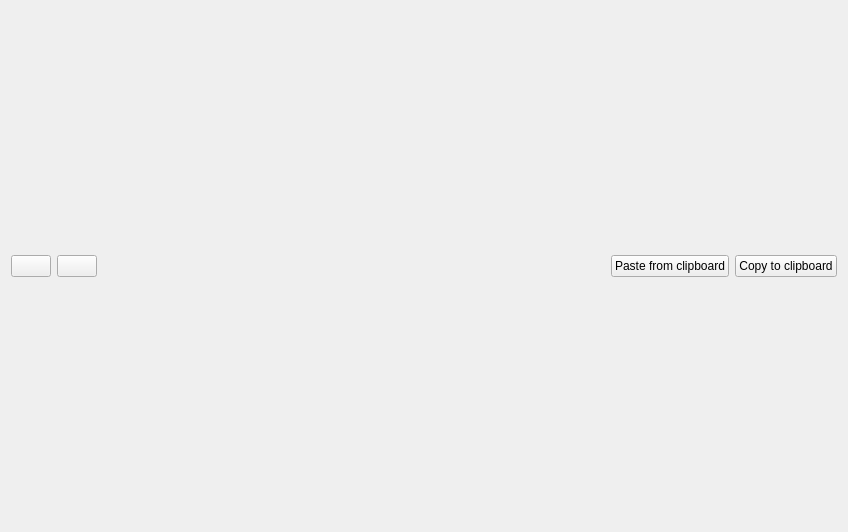
<?xml version="1.0" encoding="UTF-8"?>
<ui version="4.0">
 <class>ParameterTablesEditor</class>
 <widget class="QWidget" name="ParameterTablesEditor">
  <property name="geometry">
   <rect>
    <x>0</x>
    <y>0</y>
    <width>848</width>
    <height>532</height>
   </rect>
  </property>
  <property name="windowTitle">
   <string>Form</string>
  </property>
  <layout class="QVBoxLayout" name="_layout">
   <item>
    <layout class="QHBoxLayout" name="horizontalLayout_2">
     <property name="spacing">
      <number>6</number>
     </property>
     <item>
      <widget class="QPushButton" name="add_button">
       <property name="text">
        <string/>
       </property>
      </widget>
     </item>
     <item>
      <widget class="QPushButton" name="delete_button">
       <property name="text">
        <string/>
       </property>
      </widget>
     </item>
     <item>
      <spacer name="horizontalSpacer_2">
       <property name="orientation">
        <enum>Qt::Horizontal</enum>
       </property>
       <property name="sizeHint" stdset="0">
        <size>
         <width>40</width>
         <height>20</height>
        </size>
       </property>
      </spacer>
     </item>
     <item>
      <widget class="QPushButton" name="paste_from_clipboard_button">
       <property name="text">
        <string>Paste from clipboard</string>
       </property>
      </widget>
     </item>
     <item>
      <widget class="QPushButton" name="copy_to_clipboard_button">
       <property name="text">
        <string>Copy to clipboard</string>
       </property>
      </widget>
     </item>
    </layout>
   </item>
  </layout>
 </widget>
 <resources/>
 <connections/>
</ui>
